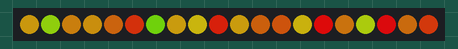
The sketch below on a simulated Arduino Uno, built with avr-gcc and run on an emulated ATmega328P. Parts: 20 RGB LEDs in strip order, left to right. Dim RGB values are drawn brighter than linear.

Above: at 3.08 s.
At 5.33 s:
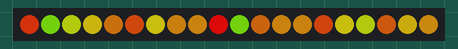
At 12.84 s:
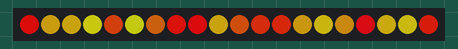
At 22.8 s:
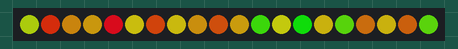
At 31.05 s:
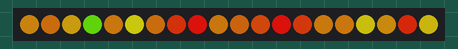
At 39.03 s:
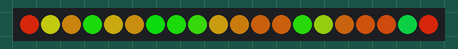

The sketch:

v2_noise.ino
```cpp
#include <FastLED.h> // Written for v3.4.0

#define NUM_LEDS 20
#define DATA_PIN 14
#define CELL_SIZE 64
#define COLOR_RANGE 1
#define COLOR_SPEED 0.02
#define COLOR_SCALE 0.002
#define REFRESH_DELAY 20
#define SATURATION 200
#define VALUE 255
#define BRIGHTNESS 150
#define COLOR_START 100

struct Point
{
  uint16_t x;
  uint16_t y;
};

float colorStart = -COLOR_START;
float colorSpeed = COLOR_SPEED;
uint16_t tick = 0;
CRGB leds[NUM_LEDS];
Point points[NUM_LEDS] = {
    {334, 139},
    {290, 232},
    {465, 66},
    {278, 333},
    {283, 441},
    {293, 538},
    {335, 631},
    {398, 695},
    {499, 708},
    {596, 709},
    {672, 669},
    {712, 608},
    {733, 530},
    {753, 444},
    {767, 359},
    {777, 279},
    {779, 200},
    {745, 125},
    {674, 71},
    {588, 59},
};

void setup()
{
  FastLED.addLeds<WS2811, DATA_PIN, RGB>(leds, NUM_LEDS);
  LEDS.setBrightness(BRIGHTNESS);
}

void loop()
{
  tick++;
  colorStart = (colorStart + colorSpeed);
  if (colorStart > 100 || colorStart < -100)
  {
    colorSpeed *= -1;
  }

  for (uint8_t i = 0; i < NUM_LEDS; i++)
  {
    Point p = points[i];
    uint8_t hue = renderHueAt(tick, p.x, p.y);
    leds[i] = CHSV(hue, SATURATION, VALUE);
  }
  FastLED.show();

  delay(REFRESH_DELAY);
}

// Generates the hue at the given coordinates
uint8_t renderHueAt(uint16_t t, uint16_t x, uint16_t y)
{
  float inc = t * COLOR_SCALE;
  uint8_t t2 = (uint8_t)map(inc, 0, 1, 0, 255);
  uint8_t sin = sinOsc(t % 255);
  uint8_t noiseVal = inoise8(x * CELL_SIZE, y * CELL_SIZE, t);
  uint8_t hue = (uint8_t)(colorStart + (COLOR_RANGE * (sinOsc(t2) * 0.25) + (uint8_t)(noiseVal * 0.75)));
  return constrain(hue, 0, 255);
}

// Sine wave from 0-255, given a 0-255 time values
uint8_t sinOsc(uint8_t t)
{
  uint16_t deg = (uint16_t)map(t, 0, 255, 0, 360);
  float rad = radians(deg);
  float wave = sin(rad);
  return (uint8_t)map(wave, -1, 1, 0, 255);
}
```
